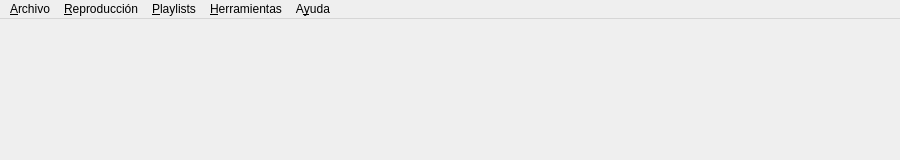
<?xml version="1.0" encoding="UTF-8"?>
<ui version="4.0">
 <class>MenusPrincipales</class>
 <widget class="QMainWindow" name="MenusPrincipales">
  <property name="geometry">
   <rect>
    <x>0</x>
    <y>0</y>
    <width>900</width>
    <height>160</height>
   </rect>
  </property>
  <property name="windowTitle">
   <string>Menús del Reproductor de Música (abre cada menú para editarlo)</string>
  </property>
  <widget class="QWidget" name="centralwidget"/>
  <widget class="QMenuBar" name="menubar">
   <property name="geometry">
    <rect>
     <x>0</x>
     <y>0</y>
     <width>900</width>
     <height>22</height>
    </rect>
   </property>
   <widget class="QMenu" name="menu_archivo">
    <property name="title">
     <string>&amp;Archivo</string>
    </property>
    <widget class="QMenu" name="menu_respaldos">
     <property name="title">
      <string>&amp;Respaldos de la biblioteca</string>
     </property>
     <addaction name="act_backup_now"/>
     <addaction name="act_backup_folder"/>
    </widget>
    <addaction name="act_import_files"/>
    <addaction name="act_import_folder"/>
    <addaction name="separator"/>
    <addaction name="act_search"/>
    <addaction name="separator"/>
    <addaction name="menu_respaldos"/>
    <addaction name="act_preferences"/>
    <addaction name="separator"/>
    <addaction name="act_quit"/>
   </widget>
   <widget class="QMenu" name="menu_reproduccion">
    <property name="title">
     <string>&amp;Reproducción</string>
    </property>
    <addaction name="act_play"/>
    <addaction name="act_stop"/>
    <addaction name="act_prev"/>
    <addaction name="act_next"/>
    <addaction name="separator"/>
    <addaction name="act_shuffle"/>
    <addaction name="act_repeat"/>
    <addaction name="separator"/>
    <addaction name="act_volume_up"/>
    <addaction name="act_volume_down"/>
    <addaction name="separator"/>
    <addaction name="act_test_sound"/>
   </widget>
   <widget class="QMenu" name="menu_playlists">
    <property name="title">
     <string>&amp;Playlists</string>
    </property>
    <addaction name="act_new_playlist"/>
    <addaction name="act_rename_playlist"/>
    <addaction name="act_delete_playlist"/>
   </widget>
   <widget class="QMenu" name="menu_herramientas">
    <property name="title">
     <string>&amp;Herramientas</string>
    </property>
    <addaction name="act_online"/>
    <addaction name="act_duplicates"/>
    <addaction name="act_loudness"/>
    <addaction name="act_convert"/>
    <addaction name="separator"/>
    <addaction name="act_history"/>
   </widget>
   <widget class="QMenu" name="menu_ayuda">
    <property name="title">
     <string>A&amp;yuda</string>
    </property>
    <addaction name="act_error_log"/>
    <addaction name="separator"/>
    <addaction name="act_about"/>
   </widget>
   <addaction name="menu_archivo"/>
   <addaction name="menu_reproduccion"/>
   <addaction name="menu_playlists"/>
   <addaction name="menu_herramientas"/>
   <addaction name="menu_ayuda"/>
  </widget>
  <action name="act_import_files">
   <property name="text">
    <string>Importar &amp;archivos…</string>
   </property>
   <property name="shortcut">
    <string>Ctrl+O</string>
   </property>
  </action>
  <action name="act_import_folder">
   <property name="text">
    <string>Importar &amp;carpeta…</string>
   </property>
   <property name="shortcut">
    <string>Ctrl+Shift+O</string>
   </property>
  </action>
  <action name="act_search">
   <property name="text">
    <string>&amp;Buscar</string>
   </property>
   <property name="shortcut">
    <string>Ctrl+F</string>
   </property>
  </action>
  <action name="act_backup_now">
   <property name="text">
    <string>Crear un respaldo ahora</string>
   </property>
  </action>
  <action name="act_backup_folder">
   <property name="text">
    <string>Abrir la carpeta de respaldos</string>
   </property>
  </action>
  <action name="act_preferences">
   <property name="text">
    <string>&amp;Preferencias…</string>
   </property>
   <property name="shortcut">
    <string>Ctrl+,</string>
   </property>
  </action>
  <action name="act_quit">
   <property name="text">
    <string>&amp;Salir</string>
   </property>
   <property name="shortcut">
    <string>Ctrl+Q</string>
   </property>
  </action>
  <action name="act_play">
   <property name="text">
    <string>Reproducir / Pausar</string>
   </property>
   <property name="shortcut">
    <string>Space</string>
   </property>
  </action>
  <action name="act_stop">
   <property name="text">
    <string>Detener</string>
   </property>
   <property name="shortcut">
    <string>Ctrl+.</string>
   </property>
  </action>
  <action name="act_prev">
   <property name="text">
    <string>Anterior</string>
   </property>
   <property name="shortcut">
    <string>Ctrl+Left</string>
   </property>
  </action>
  <action name="act_next">
   <property name="text">
    <string>Siguiente</string>
   </property>
   <property name="shortcut">
    <string>Ctrl+Right</string>
   </property>
  </action>
  <action name="act_shuffle">
   <property name="checkable">
    <bool>true</bool>
   </property>
   <property name="text">
    <string>Orden aleatorio</string>
   </property>
   <property name="shortcut">
    <string>Ctrl+H</string>
   </property>
  </action>
  <action name="act_repeat">
   <property name="text">
    <string>Cambiar repetición</string>
   </property>
   <property name="shortcut">
    <string>Ctrl+R</string>
   </property>
  </action>
  <action name="act_volume_up">
   <property name="text">
    <string>Subir volumen</string>
   </property>
   <property name="shortcut">
    <string>Ctrl+Up</string>
   </property>
  </action>
  <action name="act_volume_down">
   <property name="text">
    <string>Bajar volumen</string>
   </property>
   <property name="shortcut">
    <string>Ctrl+Down</string>
   </property>
  </action>
  <action name="act_test_sound">
   <property name="text">
    <string>Probar sonido…</string>
   </property>
  </action>
  <action name="act_new_playlist">
   <property name="text">
    <string>&amp;Nueva playlist…</string>
   </property>
   <property name="shortcut">
    <string>Ctrl+N</string>
   </property>
  </action>
  <action name="act_rename_playlist">
   <property name="text">
    <string>&amp;Renombrar playlist…</string>
   </property>
  </action>
  <action name="act_delete_playlist">
   <property name="text">
    <string>&amp;Eliminar playlist…</string>
   </property>
  </action>
  <action name="act_online">
   <property name="text">
    <string>Buscar datos en &amp;internet…</string>
   </property>
   <property name="shortcut">
    <string>Ctrl+Shift+I</string>
   </property>
  </action>
  <action name="act_duplicates">
   <property name="text">
    <string>Buscar canciones &amp;repetidas…</string>
   </property>
   <property name="shortcut">
    <string>Ctrl+Shift+D</string>
   </property>
  </action>
  <action name="act_loudness">
   <property name="text">
    <string>Analizar y ajustar &amp;volumen…</string>
   </property>
   <property name="shortcut">
    <string>Ctrl+Shift+V</string>
   </property>
  </action>
  <action name="act_convert">
   <property name="text">
    <string>Convertir a &amp;MP3…</string>
   </property>
   <property name="shortcut">
    <string>Ctrl+Shift+M</string>
   </property>
  </action>
  <action name="act_history">
   <property name="text">
    <string>&amp;Historial de cambios en archivos…</string>
   </property>
   <property name="shortcut">
    <string>Ctrl+Shift+H</string>
   </property>
  </action>
  <action name="act_error_log">
   <property name="text">
    <string>Abrir registro de errores</string>
   </property>
  </action>
  <action name="act_about">
   <property name="text">
    <string>Acerca de…</string>
   </property>
  </action>
 </widget>
 <resources/>
 <connections/>
</ui>
